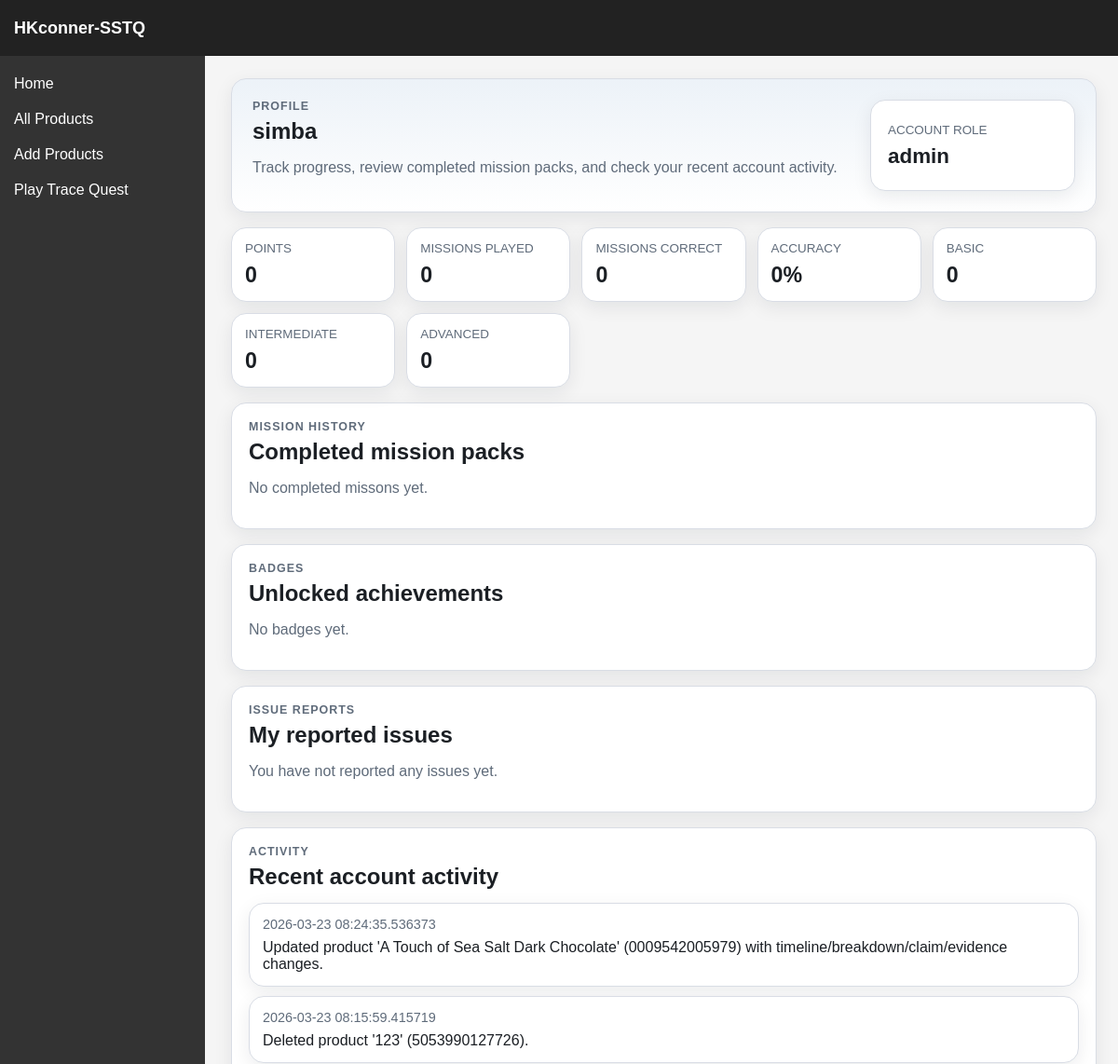
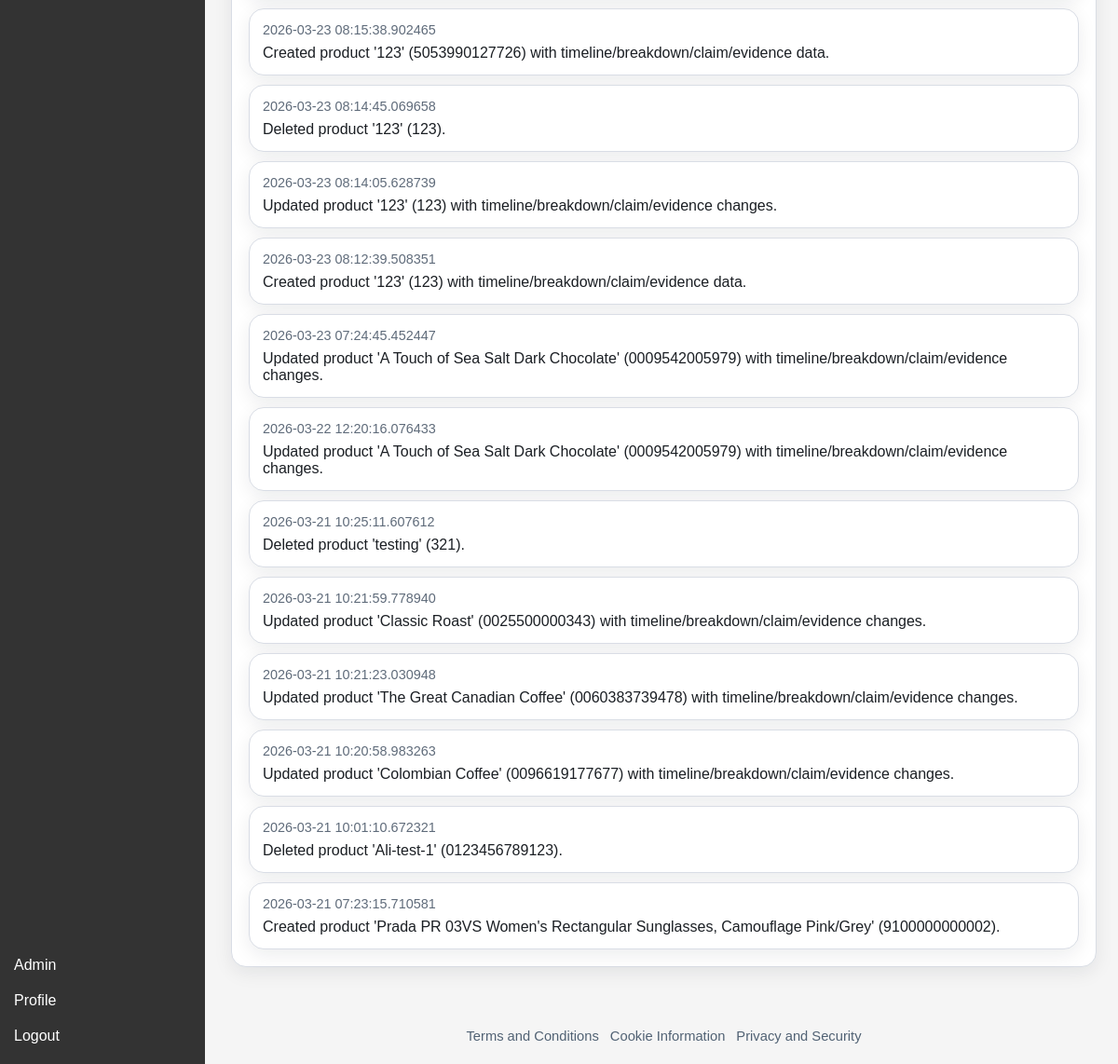
/profile (signed in), run on an earlier commit of the app's database (2 pictures, top to bottom).
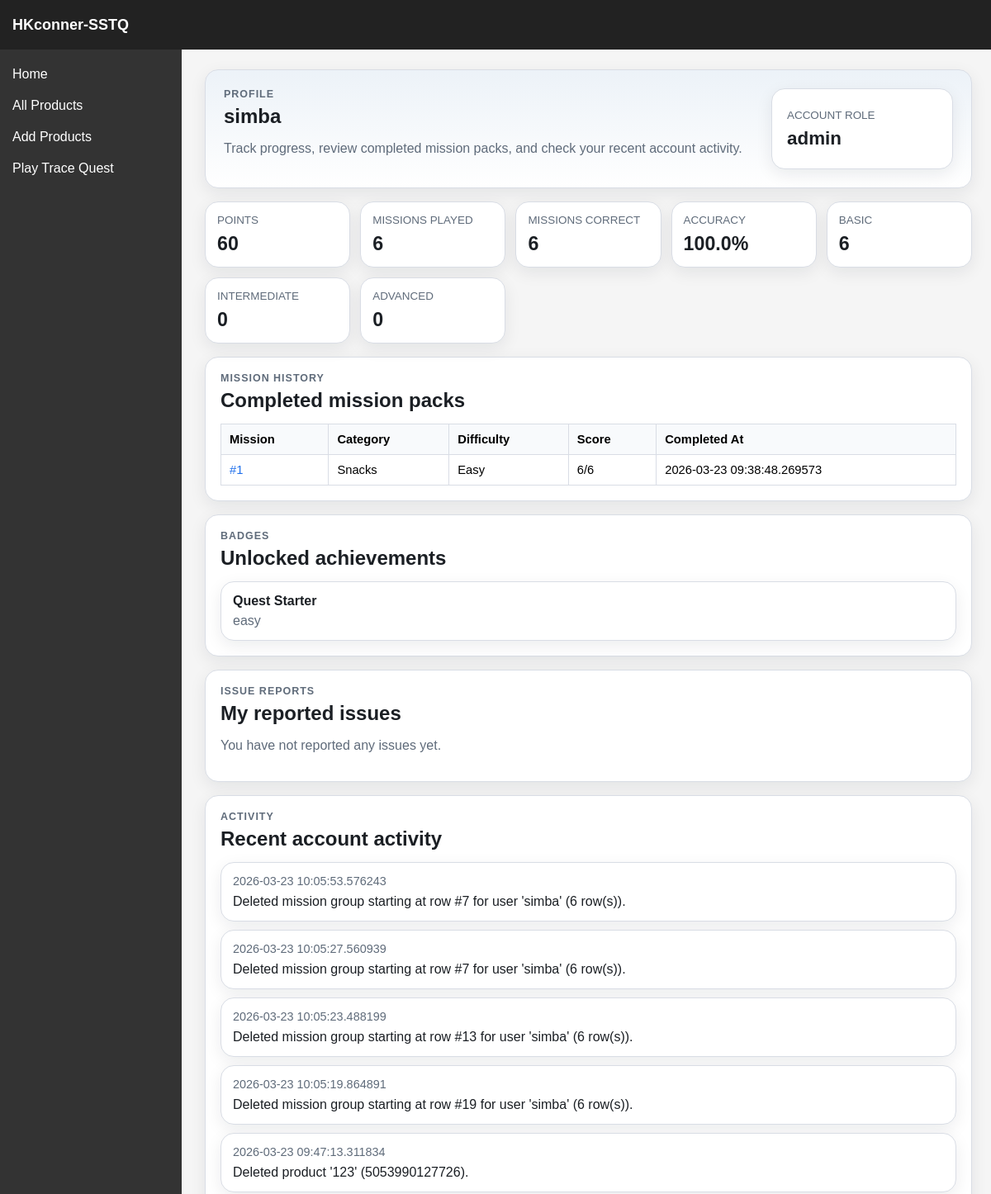
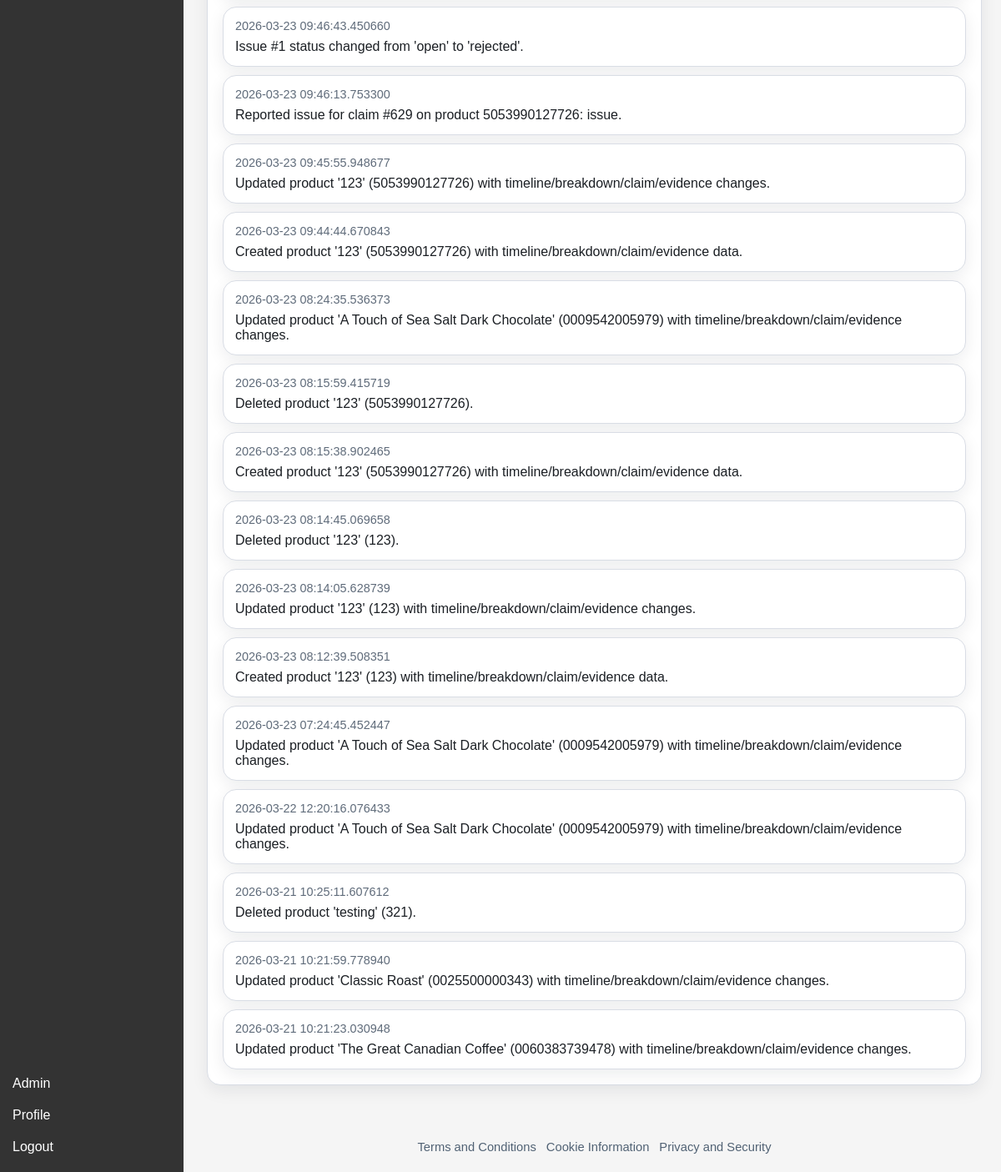
And on a later commit of the database (2 pictures, top to bottom).
### sstq/models.py (models this page shows, shortened)
class ChangeLog(db.Model):
    __tablename__ = "changelogs"
    log_id = db.Column(db.Integer, primary_key=True)
    user_id = db.Column(db.Integer, db.ForeignKey("users.user_id"), nullable=False)
    timestamp = db.Column(db.DateTime, default=lambda: datetime.now(timezone.utc), nullable=False)
    change_summary = db.Column(db.String(512), nullable=False)
    user = db.relationship("User", backref="changelogs")

class Mission(db.Model):
    __tablename__ = "missions"
    mission_id = db.Column(db.Integer, primary_key=True)
    player_id = db.Column(db.Integer, db.ForeignKey("players.player_id"), nullable=False)
    mission_group_id = db.Column(db.String(36), nullable=True)
    mission_category = db.Column(db.String(64), nullable=True)
    tier = db.Column(db.String(16), nullable=False)
    product_barcode = db.Column(db.String(32), nullable=True)
    product_name = db.Column(db.String(128), nullable=True)
    question_number = db.Column(db.Integer, nullable=True)
    total_questions = db.Column(db.Integer, nullable=True)
    question = db.Column(db.String(128), nullable=False)
    player_answer = db.Column(db.String(128), nullable=False)
    answer = db.Column(db.String(128), nullable=False)
    all_answers = db.Column(db.String(128), nullable=False) #comma separated list with no spaces
    choice_blob = db.Column(db.Text, nullable=True)
    explanation = db.Column(db.String(256), nullable=False)
    section_label = db.Column(db.String(64), nullable=True)
    section_url = db.Column(db.String(256), nullable=True)
    score = db.Column(db.Integer, nullable=True)
    completed_at = db.Column(db.DateTime, nullable=True)
    player = db.relationship("Player", backref="missions")

class Badge(db.Model):
    __tablename__ = "badges"
    badge_id = db.Column(db.Integer, primary_key=True)
    player_id = db.Column(db.Integer, db.ForeignKey("players.player_id"), nullable=False)
    name = db.Column(db.String(128), nullable=False)
    tier = db.Column(db.String(16), nullable=False)
    player = db.relationship("Player", backref="badges")

### sstq/routes/profile.py (the view)
@profile_bp.route("/profile", methods=["GET"])
@login_required
def profile():
    player = Player.query.filter_by(user_id=current_user.user_id).first()
    missions = []
    badges = []
    mission_runs = []
    progress = {
        "points": 0,
        "missions_total": 0,
        "missions_correct": 0,
        "accuracy": 0,
        "tier_counts": {"easy": 0, "normal": 0, "hard": 0},
    }
    if player:
        missions = (
            Mission.query.filter_by(player_id=player.player_id)
            .order_by(Mission.mission_id.desc())
            .all()
        )
        badges = (
            Badge.query.filter_by(player_id=player.player_id)
            .order_by(Badge.badge_id.desc())
            .all()
        )
        missions_correct = sum(
            1
            for mission in missions
            if (mission.player_answer or "").strip().lower() == (mission.answer or "").strip().lower()
        )
        tier_counts = {
            "easy": 0,
            "normal": 0,
            "hard": 0,
        }
        for mission in missions:
            tier_counts[TIER_MAP.get((mission.tier or "").lower(), "easy")] += 1
        progress = {
            "points": player.points,
            "missions_total": len(missions),
            "missions_correct": missions_correct,
            "accuracy": round((missions_correct / len(missions)) * 100, 1) if missions else 0,
            "tier_counts": tier_counts,
        }
        mission_runs = (
            Mission.query.filter(
                Mission.player_id == player.player_id,
                Mission.mission_group_id.isnot(None),
                Mission.question_number == 1,
                Mission.completed_at.isnot(None),
            )
            .order_by(Mission.completed_at.desc(), Mission.mission_id.desc())
            .limit(12)
            .all()
        )
    my_issues = (
        Issue.query.filter_by(user_id=current_user.user_id)
        .order_by(Issue.issue_id.desc())
        .limit(20)
        .all()
    )
    my_changes = (
        ChangeLog.query.filter_by(user_id=current_user.user_id)
        .order_by(ChangeLog.timestamp.desc())
        .limit(20)
        .all()
    )
    issue_status_breakdown = dict(
        db.session.query(Issue.status, db.func.count(Issue.issue_id))
        .filter(Issue.user_id == current_user.user_id)
        .group_by(Issue.status)
        .all()
    )
    return render_template(
        "profile.html",
        player=player,
        missions=missions,
        mission_runs=mission_runs,
        badges=badges,
        progress=progress,
        my_issues=my_issues,
        my_changes=my_changes,
        issue_status_breakdown=issue_status_breakdown,
    )

### sstq/models.py (called while the page is built)
    @property
    def is_verifier(self):
        return self.role == "verifier"

    @property
    def is_admin(self):
        return self.role == "admin"

### sstq/routes/auth.py (called while the page is built)
@login_manager.user_loader
def load_user(user_id):
    return db.session.get(User, int(user_id))

### sstq/templates/profile.html (shortened to what the changed rows need)
{% extends "base.html" %}
{% block custom_css %}<link rel="stylesheet" href="{{ url_for('static', filename='css/profile.css') }}">{% endblock %}
{% block content %}
<section class="profile-page">
    <header class="profile-hero">
        <div>
            <h1>{{ current_user.username }}</h1>
        </div>
    </header>
    <div class="stats-grid">
        <article class="stat-card"><p class="label">Points</p><p class="value">{{ progress.points }}</p></article>
        <article class="stat-card"><p class="label">Missions Played</p><p class="value">{{ progress.missions_total }}</p></article>
        <article class="stat-card"><p class="label">Missions Correct</p><p class="value">{{ progress.missions_correct }}</p></article>
        <article class="stat-card"><p class="label">Accuracy</p><p class="value">{{ progress.accuracy }}%</p></article>
        <article class="stat-card"><p class="label">Basic</p><p class="value">{{ progress.tier_counts.easy }}</p></article>
    </div>
    <section class="panel">
        <div class="panel-heading">
            <div>
                <h2>Completed mission packs</h2>
            </div>
        </div>
        {% if mission_runs %}
            <div class="table-wrap">
                <table>
                    <thead>
                        <tr>
                            <th>Mission</th>
                            <th>Category</th>
                            <th>Difficulty</th>
                            <th>Score</th>
                            <th>Completed At</th>
                        </tr>
                    </thead>
                    <tbody>
                        {% for mission in mission_runs %}
                            <tr>
                                <td><a href="{{ url_for('misson.misson_detail', misson_id=mission.mission_id) }}">#{{ mission.mission_id }}</a></td>
                                <td>{{ mission.mission_category or "-" }}</td>
                                <td>{{ mission.tier|title }}</td>
                                <td>{{ mission.score or 0 }}/{{ mission.total_questions or 6 }}</td>
                                <td>{{ mission.completed_at or "-" }}</td>
                            </tr>
                        {% endfor %}
                    </tbody>
                </table>
            </div>
        {% else %}
            <p class="muted">No completed missons yet.</p>
        {% endif %}
    </section>
    <section class="panel">
        <div class="panel-heading">
            <div>
                <h2>Unlocked achievements</h2>
            </div>
        </div>
        {% if badges %}
            <div class="badge-grid">
                {% for badge in badges %}
                    <article class="badge-card">
                        <p class="badge-name">{{ badge.name }}</p>
                        <p class="badge-tier">{{ badge.tier }}</p>
                    </article>
                {% endfor %}
            </div>
        {% else %}
            <p class="muted">No badges yet.</p>
        {% endif %}
    </section>
    <section class="panel">
        <div class="panel-heading">
            <div>
                <h2>My reported issues</h2>
            </div>
        </div>
    </section>
    <section class="panel">
        <div class="panel-heading">
            <div>
                <h2>Recent account activity</h2>
            </div>
        </div>
        {% if my_changes %}
            <div class="activity-list">
                {% for change in my_changes %}
                    <article class="activity-card">
                        <p class="activity-time">{{ change.timestamp }}</p>
                        <p class="activity-summary">{{ change.change_summary }}</p>
                    </article>
                {% endfor %}
            </div>
        {% else %}
            <p class="muted">No recorded changes yet.</p>
        {% endif %}
    </section>
</section>
{% endblock %}

What changed in the data, as far as the page shows it:
no longer on this page (row unchanged): ChangeLog: timestamp "2026-03-21 10:20:58.983263", change_summary "Updated product 'Colombian Coffee' (0096619177677) with timeline/breakdown/claim/evidence changes."
no longer on this page (row unchanged): ChangeLog: timestamp "2026-03-21 10:01:10.672321", change_summary "Deleted product 'Ali-test-1' (0123456789123)."
no longer on this page (row unchanged): ChangeLog: timestamp "2026-03-21 07:23:15.710581", change_summary "Created product 'Prada PR 03VS Women's Rectangular Sunglasses, Camouflage Pink/Grey' (9100000000002)."
added Mission: mission_id "1", mission_category "Snacks", tier "Easy", score "6", total_questions "6", completed_at "2026-03-23 09:38:48.269573"
added Badge: name "Quest Starter", tier "easy"
added ChangeLog: timestamp "2026-03-23 10:05:53.576243", change_summary "Deleted mission group starting at row #7 for user 'simba' (6 row(s))."
added ChangeLog: timestamp "2026-03-23 10:05:27.560939", change_summary "Deleted mission group starting at row #7 for user 'simba' (6 row(s))."
added ChangeLog: timestamp "2026-03-23 10:05:23.488199", change_summary "Deleted mission group starting at row #13 for user 'simba' (6 row(s))."
added ChangeLog: timestamp "2026-03-23 10:05:19.864891", change_summary "Deleted mission group starting at row #19 for user 'simba' (6 row(s))."
added ChangeLog: timestamp "2026-03-23 09:47:13.311834", change_summary "Deleted product '123' (5053990127726)."
added ChangeLog: timestamp "2026-03-23 09:46:43.450660", change_summary "Issue #1 status changed from 'open' to 'rejected'."
added ChangeLog: timestamp "2026-03-23 09:46:13.753300", change_summary "Reported issue for claim #629 on product 5053990127726: issue."
added ChangeLog: timestamp "2026-03-23 09:45:55.948677", change_summary "Updated product '123' (5053990127726) with timeline/breakdown/claim/evidence changes."
added ChangeLog: timestamp "2026-03-23 09:44:44.670843", change_summary "Created product '123' (5053990127726) with timeline/breakdown/claim/evidence data."
Also different on the page:
{{ progress.points }}: "0" → "60"
{{ progress.missions_total }}: "0" → "6"
{{ progress.missions_correct }}: "0" → "6"
{{ progress.accuracy }}: "0" → "100.0"
{{ progress.tier_counts.easy }}: "0" → "6"
text no longer shown: "No completed missons yet. No badges yet."
text now shown: "Mission Category Difficulty Score Completed At"
